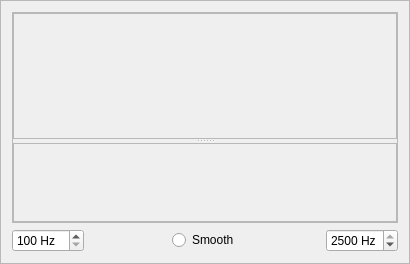
<?xml version="1.0" encoding="UTF-8"?>
<ui version="4.0">
 <class>SpectrumDisplay</class>
 <widget class="QFrame" name="SpectrumDisplay">
  <property name="geometry">
   <rect>
    <x>0</x>
    <y>0</y>
    <width>410</width>
    <height>264</height>
   </rect>
  </property>
  <property name="windowTitle">
   <string>Frame</string>
  </property>
  <property name="frameShape">
   <enum>QFrame::StyledPanel</enum>
  </property>
  <property name="frameShadow">
   <enum>QFrame::Raised</enum>
  </property>
  <layout class="QGridLayout" name="gridLayout">
   <item row="0" column="0">
    <widget class="QSplitter" name="splitter">
     <property name="sizePolicy">
      <sizepolicy hsizetype="Preferred" vsizetype="Expanding">
       <horstretch>0</horstretch>
       <verstretch>1</verstretch>
      </sizepolicy>
     </property>
     <property name="frameShape">
      <enum>QFrame::StyledPanel</enum>
     </property>
     <property name="orientation">
      <enum>Qt::Vertical</enum>
     </property>
     <property name="opaqueResize">
      <bool>true</bool>
     </property>
     <property name="childrenCollapsible">
      <bool>false</bool>
     </property>
     <widget class="SpectrumWindow" name="spectrumWindow">
      <property name="minimumSize">
       <size>
        <width>100</width>
        <height>80</height>
       </size>
      </property>
      <property name="frameShape">
       <enum>QFrame::StyledPanel</enum>
      </property>
     </widget>
     <widget class="WaterfallWindow" name="waterfallWindow">
      <property name="minimumSize">
       <size>
        <width>100</width>
        <height>50</height>
       </size>
      </property>
      <property name="frameShape">
       <enum>QFrame::StyledPanel</enum>
      </property>
      <property name="frameShadow">
       <enum>QFrame::Plain</enum>
      </property>
     </widget>
    </widget>
   </item>
   <item row="1" column="0">
    <layout class="QHBoxLayout" name="horizontalLayout">
     <item>
      <widget class="QSpinBox" name="MinFreq">
       <property name="suffix">
        <string> Hz</string>
       </property>
       <property name="minimum">
        <number>100</number>
       </property>
       <property name="maximum">
        <number>1300</number>
       </property>
       <property name="singleStep">
        <number>100</number>
       </property>
      </widget>
     </item>
     <item>
      <spacer name="horizontalSpacer">
       <property name="orientation">
        <enum>Qt::Horizontal</enum>
       </property>
       <property name="sizeHint" stdset="0">
        <size>
         <width>40</width>
         <height>20</height>
        </size>
       </property>
      </spacer>
     </item>
     <item>
      <widget class="QRadioButton" name="Smooth">
       <property name="text">
        <string>Smooth</string>
       </property>
      </widget>
     </item>
     <item>
      <spacer name="horizontalSpacer_2">
       <property name="orientation">
        <enum>Qt::Horizontal</enum>
       </property>
       <property name="sizeHint" stdset="0">
        <size>
         <width>40</width>
         <height>20</height>
        </size>
       </property>
      </spacer>
     </item>
     <item>
      <widget class="QSpinBox" name="MaxFreq">
       <property name="suffix">
        <string> Hz</string>
       </property>
       <property name="minimum">
        <number>1400</number>
       </property>
       <property name="maximum">
        <number>2500</number>
       </property>
       <property name="singleStep">
        <number>100</number>
       </property>
       <property name="value">
        <number>2500</number>
       </property>
      </widget>
     </item>
    </layout>
   </item>
  </layout>
 </widget>
 <customwidgets>
  <customwidget>
   <class>SpectrumWindow</class>
   <extends>QFrame</extends>
   <header>spectrumwindow.h</header>
   <container>1</container>
   <slots>
    <signal>frequencyChanged(int)</signal>
   </slots>
  </customwidget>
  <customwidget>
   <class>WaterfallWindow</class>
   <extends>QFrame</extends>
   <header>waterfallwindow.h</header>
   <container>1</container>
   <slots>
    <signal>frequencyChanged(int)</signal>
   </slots>
  </customwidget>
 </customwidgets>
 <resources/>
 <connections>
  <connection>
   <sender>spectrumWindow</sender>
   <signal>frequencyChanged(int)</signal>
   <receiver>SpectrumDisplay</receiver>
   <slot>setnewFrequency(int)</slot>
   <hints>
    <hint type="sourcelabel">
     <x>204</x>
     <y>80</y>
    </hint>
    <hint type="destinationlabel">
     <x>204</x>
     <y>131</y>
    </hint>
   </hints>
  </connection>
  <connection>
   <sender>waterfallWindow</sender>
   <signal>frequencyChanged(int)</signal>
   <receiver>SpectrumDisplay</receiver>
   <slot>setnewFrequency(int)</slot>
   <hints>
    <hint type="sourcelabel">
     <x>204</x>
     <y>188</y>
    </hint>
    <hint type="destinationlabel">
     <x>204</x>
     <y>131</y>
    </hint>
   </hints>
  </connection>
 </connections>
 <slots>
  <slot>setnewFrequency(int)</slot>
 </slots>
</ui>
